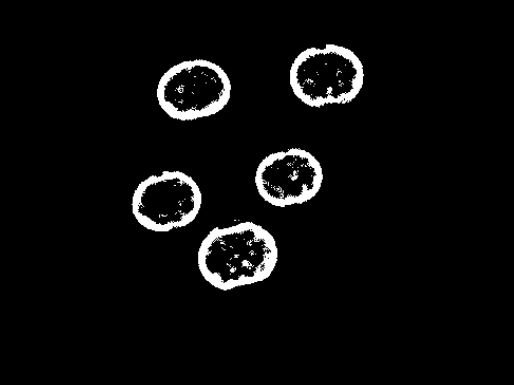
#> input picture data/images/cells.png, 514 x 385 px
$ python day068.py
#> lines starting #> are read from the running program, lines starting #| are printed output that depends on the picture; after the words box and inside, x2 and y2 are one past the last pixel; in counts of white or black regions, pixels touching at a corner belong together
'''
Author       : Bingqiang Zhou
Date         : 2021-02-23 22:07:27
LastEditors  : Bingqiang Zhou
LastEditTime : 2021-02-23 22:10:30
Description  : 图像形态学 – 黑帽操作
    形态学的黑帽操作是闭操作与输入图像之间的差异，黑帽操作可以表示如下：
    黑帽操作 = 闭操作 – 输入图像
        void cv::morphologyEx(
            InputArray src,
            OutputArray dst,
            int op,
            InputArray kernel,
            Point anchor = Point(-1,-1),
            int iterations = 1,
            int borderType = BORDER_CONSTANT,
        )
    src 输入图像
    dst 输出图像
    op 形态学操作
    kernel 结构元素
    anchor 中心位置锚定
    iterations 循环次数
    borderType 边缘填充类型
    其中op指定为MORPH_BLACKHAT即表示使用顶帽操作
'''


import cv2 as cv
import matplotlib.pyplot as plt

src = cv.imread("../data/images/cells.png")
#> src is the input picture: shape (385, 514, 3); min 0, max 255, mean 10.3

gray = cv.cvtColor(src, cv.COLOR_BGR2GRAY)
# gray = cv.GaussianBlur(gray, (9, 9), 0)
thresh, binary = cv.threshold(gray, 0, 255, cv.THRESH_OTSU)
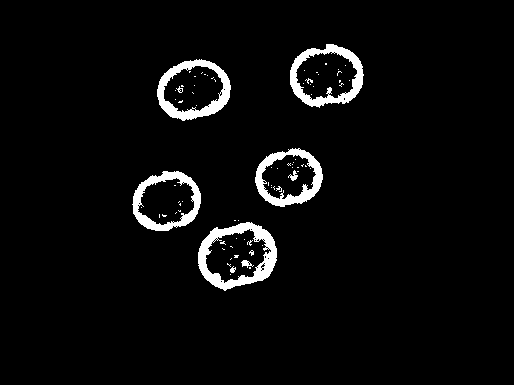
#> binary: shape (385, 514); 4.1% white; 79 white regions (69 under 20 px), largest, box (x1, y1, x2, y2) and area: (198, 222, 277, 291) 1914, (290, 44, 364, 108) 1528, (157, 59, 231, 121) 1523
#> thresh = 119

kernel = cv.getStructuringElement(cv.MORPH_RECT, (5, 5), (-1, -1))
result_close = cv.morphologyEx(binary, cv.MORPH_CLOSE, kernel) # 闭操作，
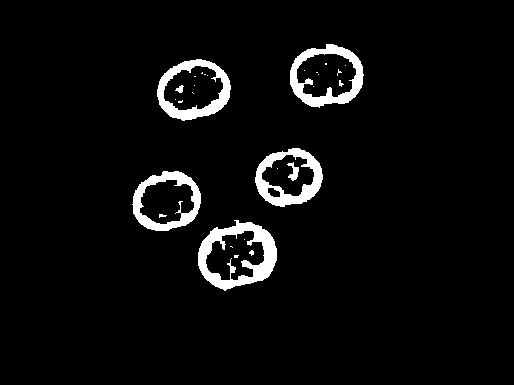
#> result_close: shape (385, 514); 4.5% white; 29 white regions (20 under 20 px), largest, box (x1, y1, x2, y2) and area: (198, 220, 277, 291) 2292, (290, 44, 364, 108) 1698, (157, 59, 231, 121) 1619
result_balckhat = cv.morphologyEx(binary, cv.MORPH_BLACKHAT, kernel) # 黑帽操作，得到闭操作添加的部分
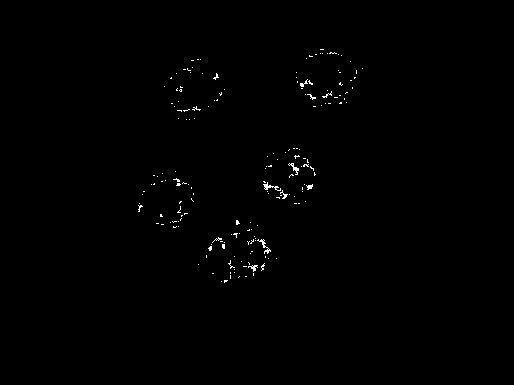
#> result_balckhat: shape (385, 514); 0.44% white in thin lines or dots, all inside (x1, y1, x2, y2) = (138, 49, 363, 283)

# 可视化
rows = 1
cols = 3
images = [src, result_close, result_balckhat]
titles = ["original", "MORPH_CLOSE", "MORPH_BLACKHAT"]
plt.figure(figsize=(cols * 4, rows * 3)) # Width, height in inches.
for index, image in enumerate(images):
    plt.subplot(rows, cols, index + 1)
    if index >= len(titles):
        plt.title("image")
    else:
        plt.title(titles[index])
    plt.axis("off")
    if image.ndim > 2:
        plt.imshow(image[:, :, ::-1])
    else:
        plt.imshow(image, cmap="gray")
#> this loop made 3 passes
plt.show()
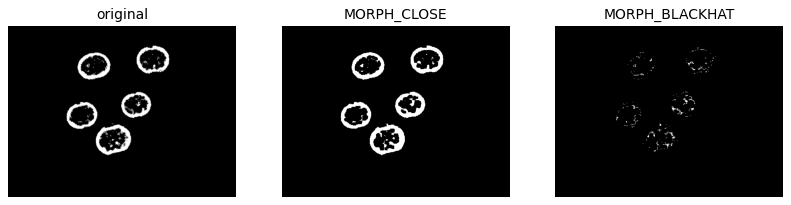
#> figure drawn by matplotlib, 3 panels

$ run again, with data/images/a.png copied over data/images/cells.png
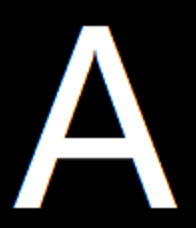
#> input picture data/images/a.png, 196 x 228 px
#> src is the input picture: shape (228, 196, 3); mean B, G, R 56.8, 56.8, 56.8
#> `thresh, binary = cv.threshold(gray, 0, 255, cv.THRESH_OTSU)`:
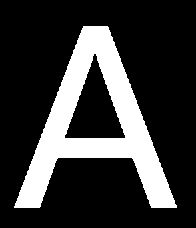
#> binary: shape (228, 196); 22.3% white; 1 white region, box (x1, y1, x2, y2) and area: (14, 26, 177, 208) 9962
#> thresh = 122
#> result_close: shape (228, 196); 22.4% white; 1 white region, box (x1, y1, x2, y2) and area: (14, 26, 177, 208) 9996
#> result_balckhat: shape (228, 196); 0.08% white; 3 white regions (2 under 20 px), largest, box (x1, y1, x2, y2) and area: (93, 54, 97, 61) 24
#> the loop `for index, image in enumerate(images):` made 3 passes
#> `plt.show()`:
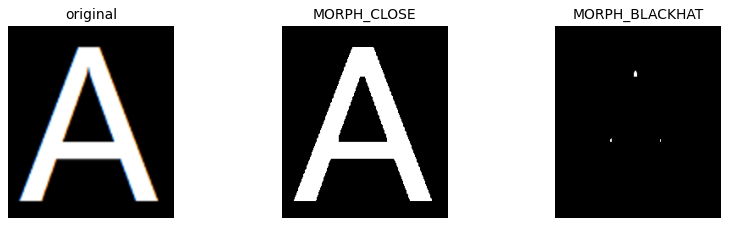
#> figure drawn by matplotlib, 3 panels

$ run again, with data/images/abc.png copied over data/images/cells.png
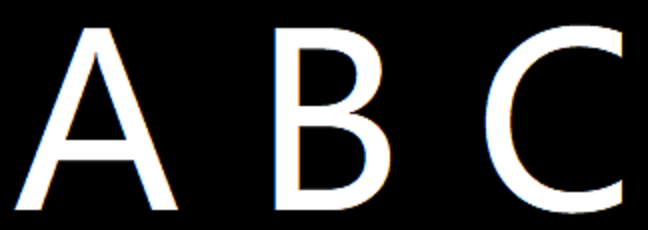
#> input picture data/images/abc.png, 648 x 230 px
#> src is the input picture: shape (230, 648, 3); mean B, G, R 50.8, 50.8, 50.8
#> `thresh, binary = cv.threshold(gray, 0, 255, cv.THRESH_OTSU)`:
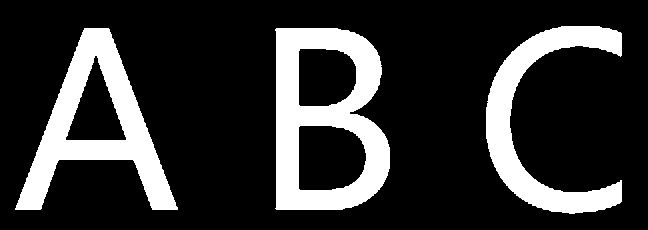
#> binary: shape (230, 648); 19.8% white; 3 white regions, box (x1, y1, x2, y2) and area: (275, 28, 390, 210) 11560, (15, 28, 178, 210) 9962, (486, 26, 622, 214) 8037
#> thresh = 124
#> result_close: shape (230, 648); 19.9% white; 3 white regions, box (x1, y1, x2, y2) and area: (275, 28, 390, 210) 11583, (15, 28, 178, 210) 9996, (486, 26, 622, 214) 8038
#> result_balckhat: shape (230, 648); 0.04% white in thin lines or dots, all inside (x1, y1, x2, y2) = (66, 56, 488, 140)
#> the loop `for index, image in enumerate(images):` made 3 passes
#> `plt.show()`:
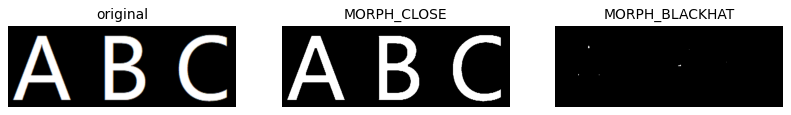
#> figure drawn by matplotlib, 3 panels
